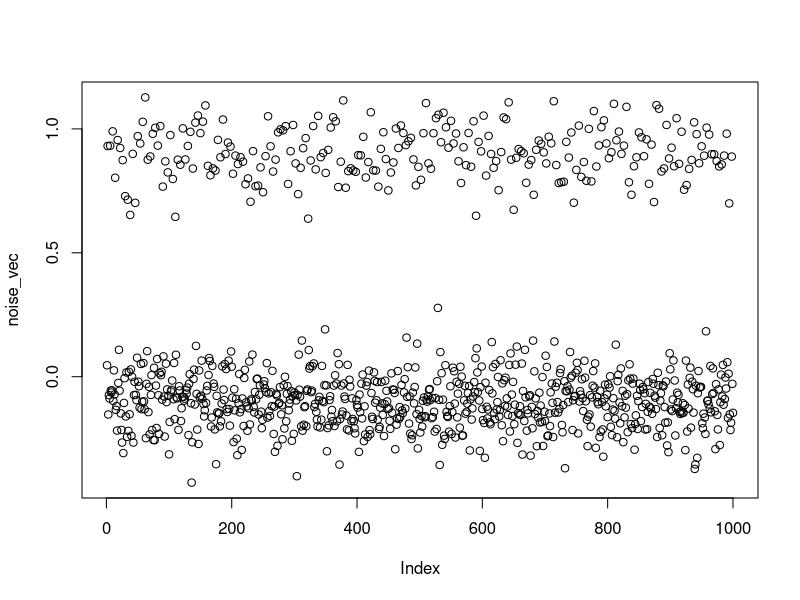
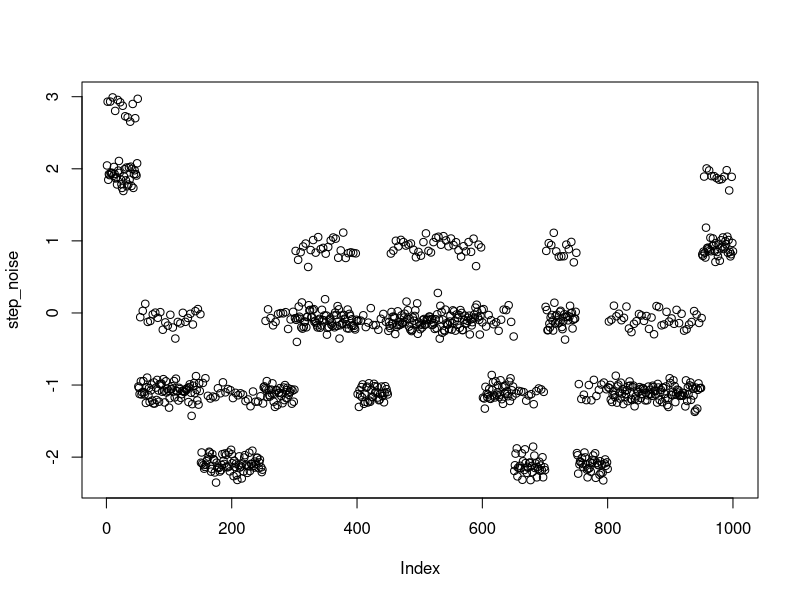
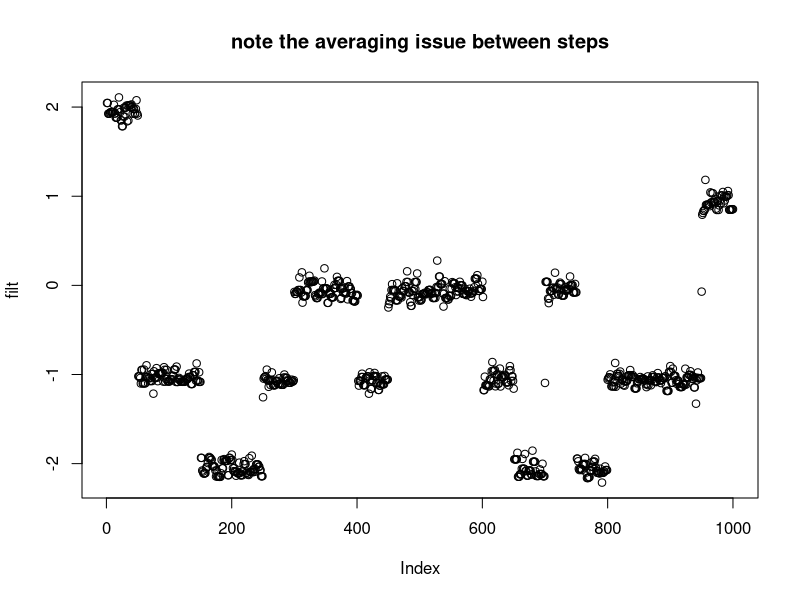
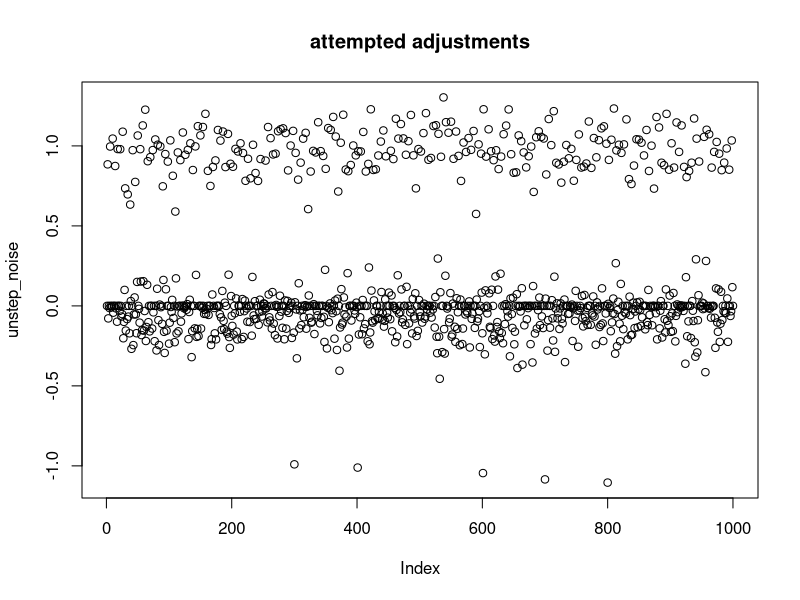
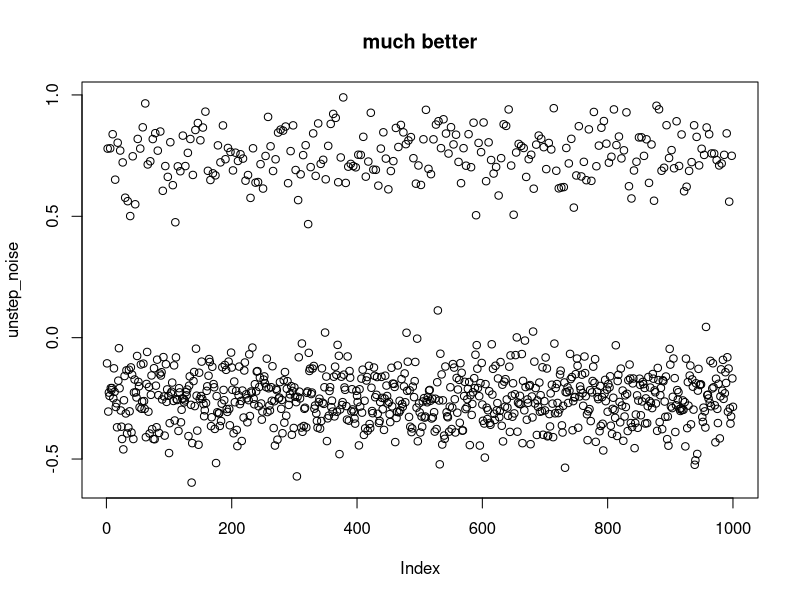

These figures' R source, in order:
#Jeffrey Uslan
#fabricate some on-off data
len=1000
noise=rnorm(len,-.1,.1)
good_vec=rep(c(0,1,0,0),len/4)
#give it noise
noise_vec=good_vec+noise
plot(noise_vec)

#introduce some "step noise"
steps=round(rnorm(20,-1,1))
t=sapply(steps,function(x) x*rep(1,50))
steps_10=NULL
for(i in 1:ncol(t)) steps_10=c(steps_10,t[,i])
step_noise=noise_vec+steps_10
plot(step_noise)

#try to fix using moving median
filter_window=5
filt=runmed((step_noise),filter_window)

plot(filt)
title("note the averaging issue between steps")
unstep_noise=step_noise-filt
plot(unstep_noise,type="p")
title("attempted adjustments")


#fit a step function fit
df=data.frame(x=1:len,y=step_noise)
fit=lm(df$y~0+cut(df$x,20))

step_fit=as.vector((coef(summary(fit))[,1]))
t=sapply(step_fit,function(x) x*rep(1,50))
steps_10=NULL
for(i in 1:ncol(t)) steps_10=c(steps_10,t[,i])
unstep_noise=step_noise-steps_10
plot(unstep_noise)
title("much better")
